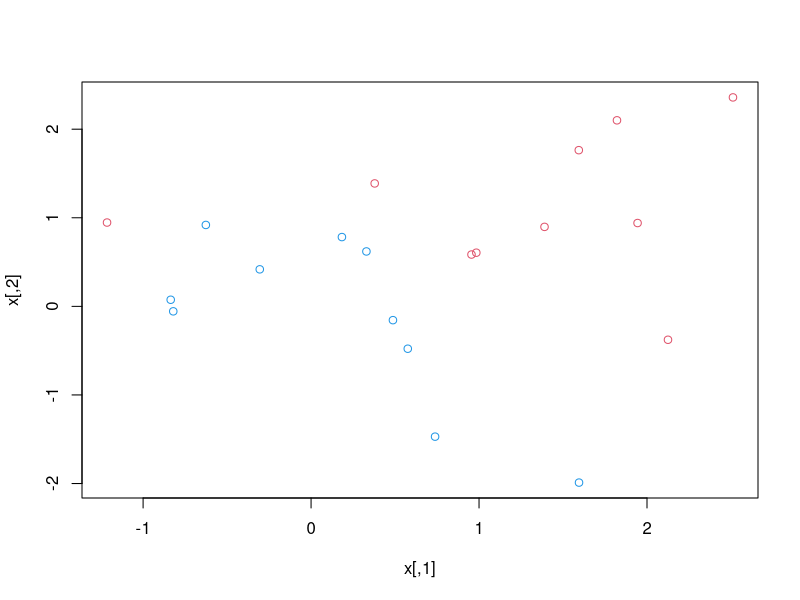
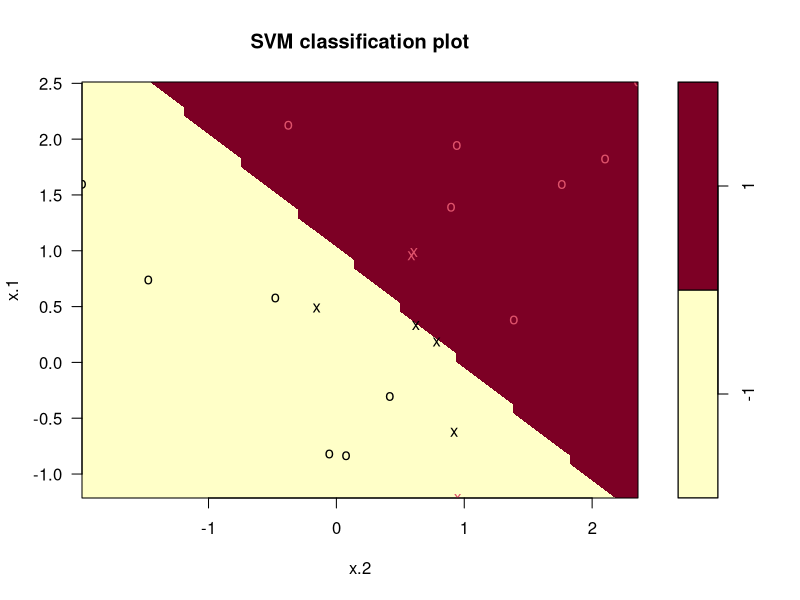
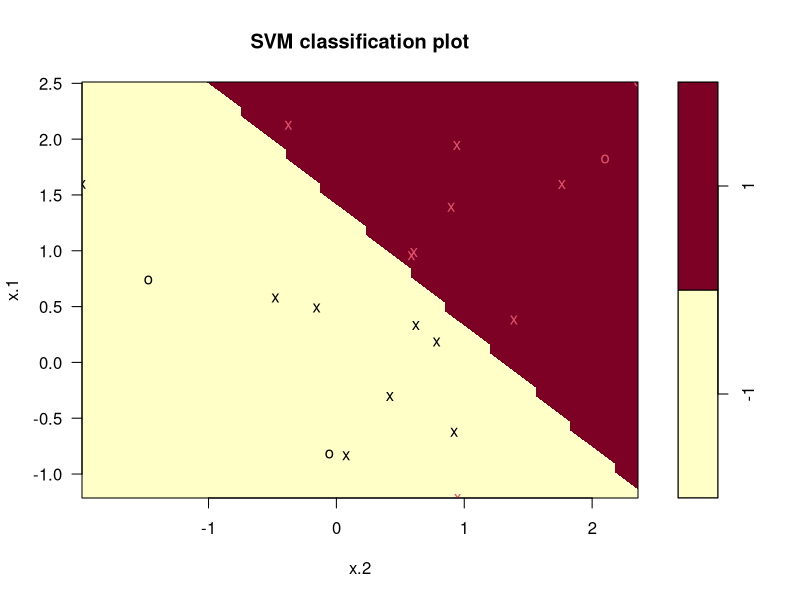

These figures' R source, in order:
###############################################################################
# 9.6 Lab: Support Vector Machines
###############################################################################

# Generate two-dimensional example data
set.seed(1)
x = matrix(rnorm(20*2), ncol = 2)
y = c(rep(-1,10), rep(1,10))
x[y==1,] = x[y==1,] + 1

# Check whether the classes are linearly separable
plot(x, col=(3-y))

# Fit the SVM classifier. Encode the response as a factor, to enable classification
dat  = data.frame(x = x, y = as.factor(y))
library(e1071)
svmfit = svm(y ~ ., data = dat, kernel = "linear", cost = 10, scale = FALSE)

# Plot the classifier
plot(svmfit, dat)

# find identities of support vectors
svmfit$index
summary(svmfit)

# Fit using a smaller value of the cost parameter
svmfit = svm(y ~ ., data = dat, kernel = "linear", cost = 0.1, scale = FALSE)
plot(svmfit, dat)
summary(svmfit)